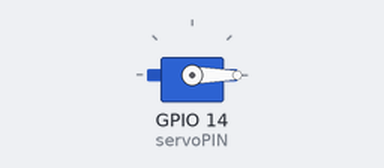
The program below on a simulated Raspberry Pi (BCM pin numbers). Parts: servo. Servo angles are drawn from the pulse width (0.5 ms = 0°, 2.5 ms = 180°).

Above: at 0.05 s.
At 1.25 s:
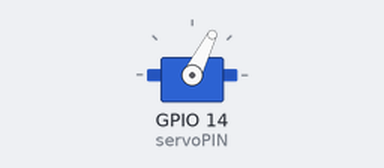
At 2.5 s:
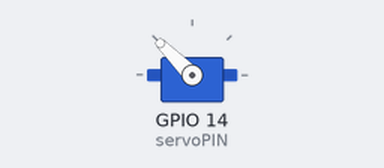
At 5.0 s:
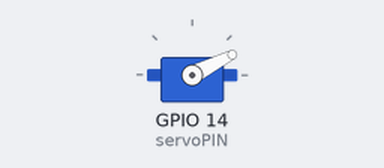
Timing chart, 0 to 6.5 s (numbered marks = the images above):
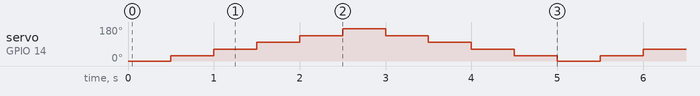

Measured:
- by itself, servo on GPIO 14 (servoPIN): repeats every 5.0 s: 63° 0.50 s, 99° 0.50 s, 135° 0.50 s, 171° 0.50 s, 135° 0.50 s, 99° 0.50 s, 63° 0.50 s, 27° 0.50 s, 0° 0.50 s, 27° 0.50 s

The program:

free-servo.py
```python
import RPi.GPIO as GPIO
import time

servoPIN = 14
GPIO.setmode(GPIO.BCM)
GPIO.setup(servoPIN, GPIO.OUT)

p = GPIO.PWM(servoPIN, 50) # GPIO 14 for PWM with 50Hz
p.start(2) # Initialization
try:
  while True:
      for i in range(2,12,2):
              p.ChangeDutyCycle(i)
              time.sleep(0.5)
      for i in range(12,2,-2):
          p.ChangeDutyCycle(i)
          time.sleep(0.5)

except KeyboardInterrupt:
  p.stop()
  GPIO.cleanup()
```
